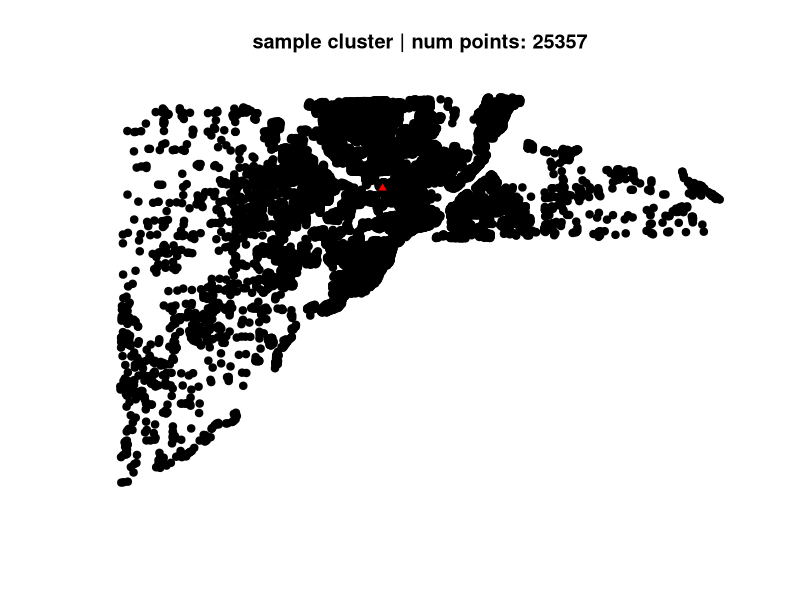

Recreate this plot in R.
## ---- chunk 1
knitr::opts_chunk$set(echo = TRUE)
## ---- chunk 2
# for spatial data
library(sp)
library(raster)

# for sample data built into package
library(spData)

# for visualizing principal direction
library(ggfortify)

library(TSP) # for estimating collection route

# source the functions file

## ---- chunk 3

set.seed(666) # for random number generation


# Data on 25,357 single family homes sold in Lucas County, Ohio, 1993-1998
# we are pretending they are commercial businesses, not houses
data(house)

# create a "FW_dis" column using random numbers from 0:5
# this will simulate the "FW Geography" dataset
house$FW_dis <- runif(nrow(house), 0, 5)

house$idx <- 1:nrow(house)

# drop the built-in columns
house <- house[,which(names(house) %in% c("idx","FW_dis"))]



# calculate weighted center for the AD
weightedCenter <- function(cluster1) {
        # get weighted center
        wcx <- weighted.mean(x = cluster1@coords[,1], 
                         w = cluster1$FW_dis)
        
        wcy <- weighted.mean(x = cluster1@coords[,2], 
                         w = cluster1$FW_dis)
        return(c(wcx, wcy))
  } # close weighted center
wc <- weightedCenter(house)

# create sp object
# create dataframe for the AD
coord_df <- data.frame(AD_code = "x1",
                       FW_dis = sum(house$FW_dis))
# create sp object
wc <- SpatialPointsDataFrame(coords = t(as.matrix(wc)), data = coord_df, proj4string = house@proj4string)

# create a FW_kmeans object (named list)
cluster <- list(AD = wc, BUS = house)



str(cluster$BUS)
plot(cluster$BUS, pch = 19, col = "black", main = paste0("sample cluster | num points: ", nrow(house)))
points(cluster$AD, pch = 24, col = "black", bg = "red")


## ---- chunk 4

# run TSP on sample of the data
# plot to show how TSP works

## ---- chunk 5

# show the quadrants/subquadrant diagram

## ---- chunk 6

# show the actual cluster being split

## ---- chunk 7

# estimate final VMT

## ---- chunk 8

# set up constants
